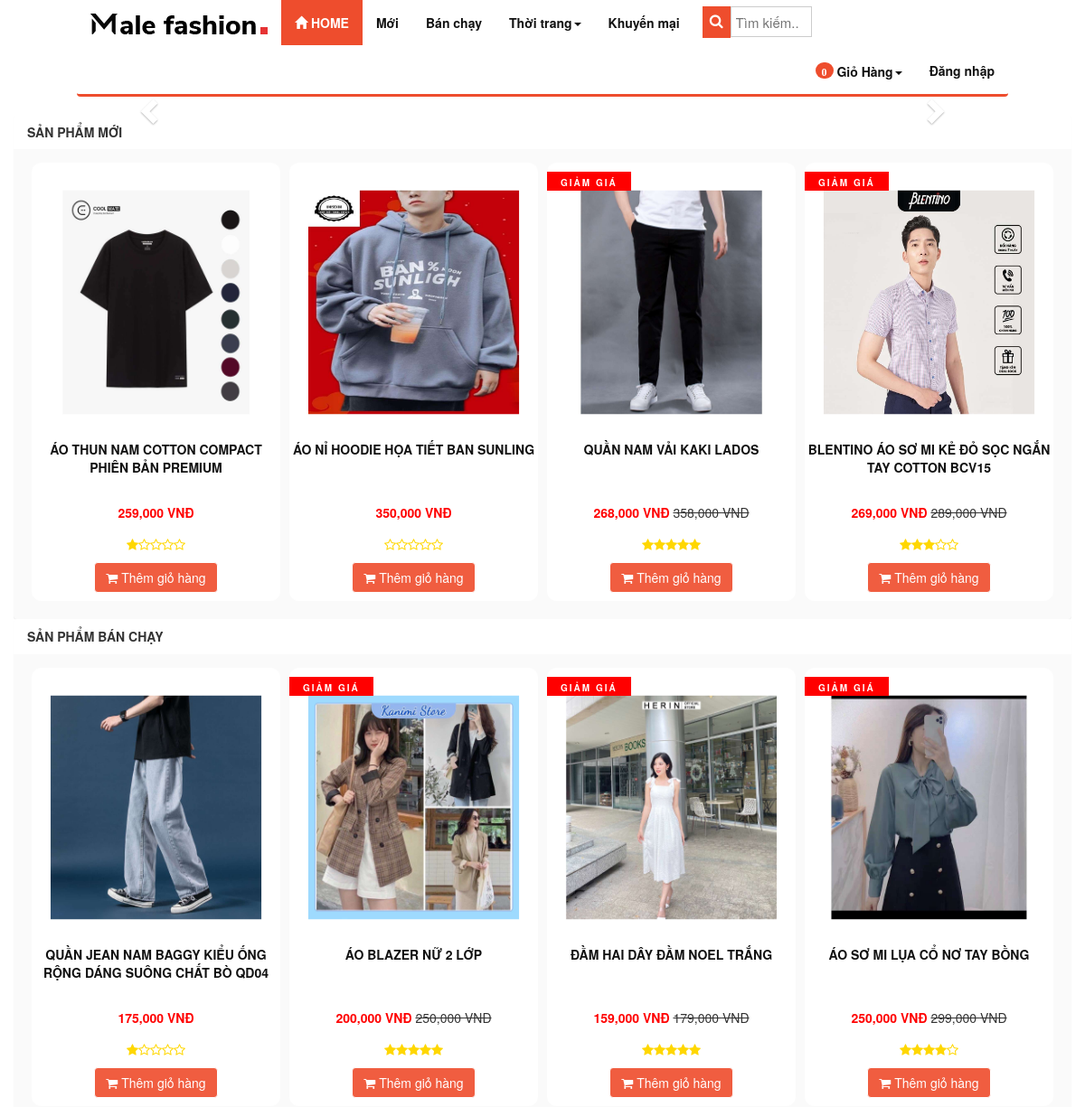
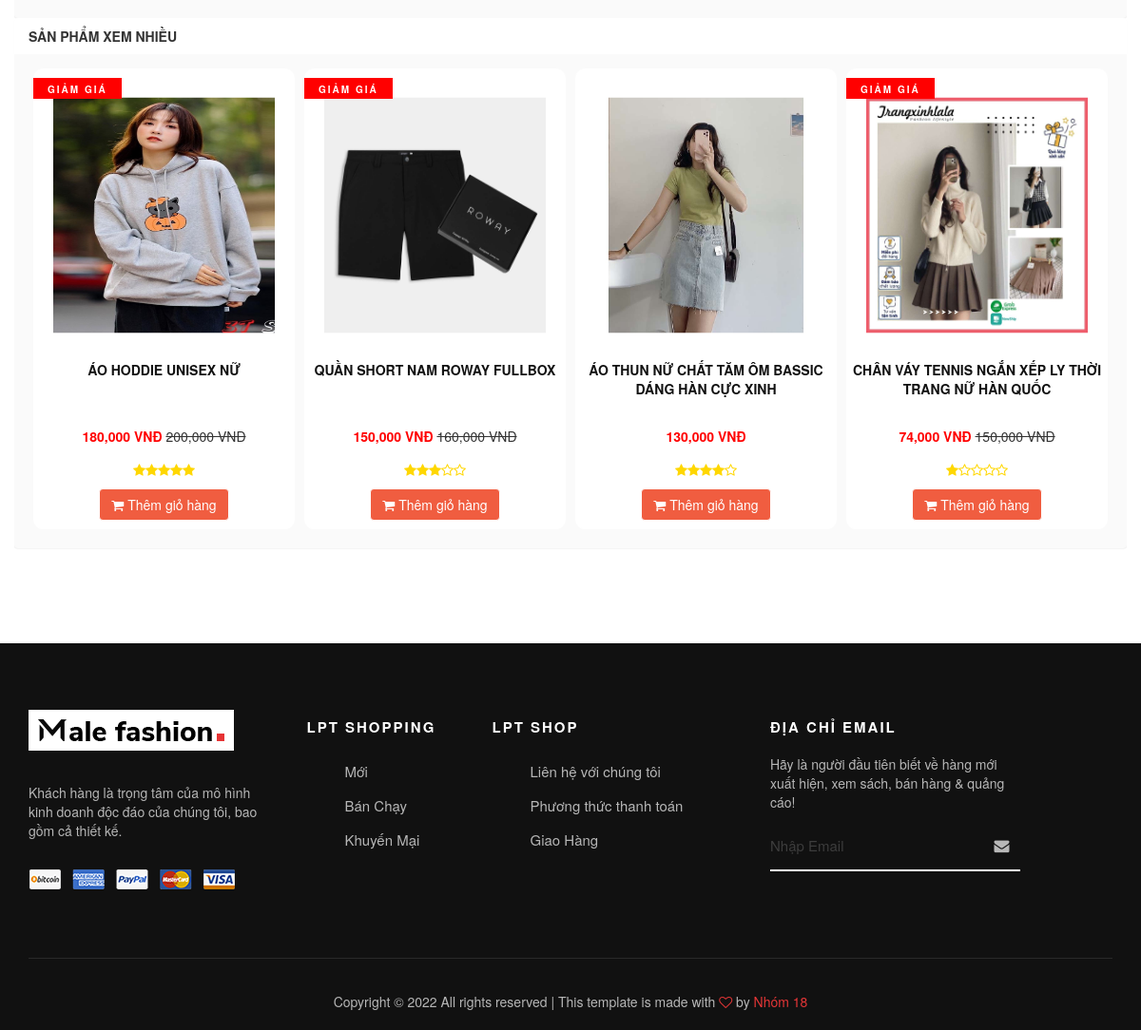
The page / on the database its author committed (2 pictures, top to bottom).
### tables this page shows
CREATE TABLE `product` (
  `id` int(255) NOT NULL,
  `catalog_id` int(11) NOT NULL,
  `name` varchar(255) NOT NULL,
  `content` text NOT NULL,
  `price` decimal(15,2) NOT NULL DEFAULT 0.00,
  `discount` int(11) DEFAULT 0,
  `image_link` varchar(100) NOT NULL,
  `image_list` text NOT NULL,
  `view` int(11) NOT NULL DEFAULT 0,
  `buyed` int(255) NOT NULL,
  `rate_total` int(255) NOT NULL DEFAULT 4,
  `rate_count` int(255) NOT NULL DEFAULT 1,
  `created` int(11) NOT NULL
);

### application/controllers/Home.php (called while the page is built, shortened)
<?php
class Home extends MY_Controller {
	public function index()
	{
                $this->load->model('size_model');
		$this->load->model('slider_model');
                $this->load->model('sizedetail_model');
		$input = array();
		$input['order'] = array('sort_order', 'DESC');
		$slider = $this->slider_model->get_list($input);
		$this->data['slider']=$slider;
		$this->load->model('product_model');
		$input = array();
		$input['order'] = array('id', 'DESC');
		$input['limit'] = array('4','0');
		$new_product = $this->product_model->get_list($input);
		$this->data['new_product']=$new_product;
		$input['order'] = array('buyed', 'DESC');
		$input['limit'] = array('4','0');
		$hot_product = $this->product_model->get_list($input);
		$this->data['hot_product']=$hot_product;
		$input['order'] = array('view', 'DESC');
		$input['limit'] = array('4','0');
		$view_product = $this->product_model->get_list($input);
		$this->data['view_product']=$view_product;
		$this->data['temp']='site/home/index.php';
		$this->load->view('site/layout',$this->data);
	}
}

### index.php (called while the page is built, shortened)
<?php
require_once BASEPATH.'core/CodeIgniter.php';

### application/core/MY_Model.php (called while the page is built, shortened)
<?php if ( ! defined('BASEPATH')) exit('No direct script access allowed');
class MY_Model extends CI_Model {
    var $table = '';
    var $key = 'id';
    var $order = '';
    function query2($sql){
        $rows = $this->db->query($sql);
        return $rows->row();
    }
    function get_list($input = array())
    {
        $query = $this->db->get($this->table);
        return $query->result();
    }
    protected function get_list_set_input($input = array())
    {
        if ((isset($input['where'])) && $input['where'])
        {
            $this->db->where($input['where']);
        }
        if (isset($input['order'][0]) && isset($input['order'][1]))
        {
            $this->db->order_by($input['order'][0], $input['order'][1]);
        }
        else
        {
            $order = ($this->order == '') ? array($this->table.'.'.$this->key, 'desc') : $this->order;
            $this->db->order_by($order[0], $order[1]);
        }
        if (isset($input['limit'][0]) && isset($input['limit'][1]))
        {
            $this->db->limit($input['limit'][0], $input['limit'][1]);
        }
    }
}
?>

### application/helpers/common_helper.php (called while the page is built, shortened)
<?php
	function covert_vi_to_en($str)
	{
	    $unicode = array(
			'a'=>'á|à|ả|ã|ạ|ă|ắ|ặ|ằ|ẳ|ẵ|â|ấ|ầ|ẩ|ẫ|ậ',
			'd'=>'đ',
			'e'=>'é|è|ẻ|ẽ|ẹ|ê|ế|ề|ể|ễ|ệ',
			'i'=>'í|ì|ỉ|ĩ|ị',
			'o'=>'ó|ò|ỏ|õ|ọ|ô|ố|ồ|ổ|ỗ|ộ|ơ|ớ|ờ|ở|ỡ|ợ',
			'u'=>'ú|ù|ủ|ũ|ụ|ư|ứ|ừ|ử|ữ|ự',
			'y'=>'ý|ỳ|ỷ|ỹ|ỵ',
			'A'=>'Á|À|Ả|Ã|Ạ|Ă|Ắ|Ặ|Ằ|Ẳ|Ẵ|Â|Ấ|Ầ|Ẩ|Ẫ|Ậ',
			'D'=>'Đ',
			'E'=>'É|È|Ẻ|Ẽ|Ẹ|Ê|Ế|Ề|Ể|Ễ|Ệ',
			'I'=>'Í|Ì|Ỉ|Ĩ|Ị',
			'O'=>'Ó|Ò|Ỏ|Õ|Ọ|Ô|Ố|Ồ|Ổ|Ỗ|Ộ|Ơ|Ớ|Ờ|Ở|Ỡ|Ợ',
			'U'=>'Ú|Ù|Ủ|Ũ|Ụ|Ư|Ứ|Ừ|Ử|Ữ|Ự',
			'Y'=>'Ý|Ỳ|Ỷ|Ỹ|Ỵ',
			);
		foreach($unicode as $nonUnicode=>$uni) $str = preg_replace("/($uni)/i",$nonUnicode,$str);
		$str = trim($str);
		$str = str_replace(' ', '-', $str);
		$str = str_replace(',', '', $str);
		return $str;
	}
?>

### application/views/site/home/index.php (the view, shortened to what this page needs)
<div class="row" style="margin-top: 10px">
    <div class="panel panel-info">
        <div class="panel-heading">
            <h3 class="panel-title text-left"><a href="<?php echo base_url('product/news'); ?>" class='product_title'>Sản phẩm mới </a></h3>
        </div>
        <div class="panel-body">
            <div class="col-xs-12 col-sm-12 col-md-12 col-lg-12 clearpadding">
                    <?php
                    foreach ($new_product as $value) {
                        $name = covert_vi_to_en($value->name);
                        $name = strtolower($name);
                        ?>
                        <div class="col-xs-12 col-sm-6 col-md-3 col-lg-3 re-padding">
                            <div class="product_item">
                                <div class="product-image">
                                    <a href="<?php echo base_url($name . '-p' . $value->id); ?>"><img src="<?php echo base_url(); ?>upload/product/<?php echo $value->image_link; ?>" alt="" class=""></a>
                                </div>
                                <p class="product_name" ><a href="<?php echo base_url($name . '-p' . $value->id); ?>" ><?php echo $value->name; ?></a></p>
                                <?php
                                if ($value->discount > 0) {
                                    $new_price = $value->price - $value->discount;
                                    ?>
                                    <p><span class='price text-right'><?php echo number_format($new_price); ?> VNĐ</span> <del class="product-discount"><?php echo number_format($value->price); ?> VNĐ</del></p>
                                <?php } else { ?>
                                    <p><span class='price text-right'><?php echo number_format($value->price); ?> VNĐ</span></p>
                                <?php } ?>
                                <?php
                                if ($value->discount != 0)
                                    echo '<span class="label_pro">Giảm giá</span>';
                                ?>
                                <p>
                                    <?php $raty_tb = round($value->rate_total / $value->rate_count); ?>
                                    <?php
                                    $i2 = 1;
                                    for ($i2; $i2 <= $raty_tb; $i2++) {
                                        echo '<i class="fa fa-star" style="color:gold"></i>';
                                    }
                                    $i3 = 1;
                                    for ($i3; $i3 <= (5 - $raty_tb); $i3++) {
                                        echo '<i class="fa fa-star-o" style="color: gold"></i>';
                                    }
                                    ?>
                                </p>
                                <?php
                                $query_count = 'SELECT SUM(quantity) As totalproduct FROM sizedetail WHERE product_id = ' . $value->id;
                                $result = $this->sizedetail_model->query2($query_count);
                                $sl = $result->totalproduct;
                                if ($sl > 0) {
                                    ?>
                                    <a href="<?php echo base_url('cart/add/' . $value->id); ?>"><button class='btn btn-info'><span class="fa fa-shopping-cart" aria-hidden="true"></span> Thêm giỏ hàng</button></a>
                                <?php } else { ?>
                                    <a style="pointer-events: none;"><button style="pointer-events: none;background-color: #333;border: none " class='btn btn-info'>Hết hàng</button></a>
                                <?php } ?>
                            </div>
                        </div>
                    <?php } ?>
                </div>
        </div>
    </div>
</div>
<div class="row">
    <div class="panel panel-info">
        <div class="panel-heading">
            <h3 class="panel-title text-left"><a href="<?php echo base_url('ban-chay'); ?>" class='product_title'>Sản phẩm bán chạy</a></h3>
        </div>
        <div class="panel-body">
            <div class="col-xs-12 col-sm-12 col-md-12 col-lg-12 clearpadding">
                    <?php
                    foreach ($hot_product as $value) {
                        $name = covert_vi_to_en($value->name);
                        $name = strtolower($name);
                        ?>
                        <div class="col-xs-12 col-sm-6 col-md-3 col-lg-3 re-padding">
                            <div class="product_item">
                                <div class="product-image">
                                    <a href="<?php echo base_url($name . '-p' . $value->id); ?>"><img src="<?php echo base_url(); ?>upload/product/<?php echo $value->image_link; ?>" alt="" class=""></a>
                                </div>
                                <p class="product_name" ><a href="<?php echo base_url($name . '-p' . $value->id); ?>" ><?php echo $value->name; ?></a></p>
                                <?php
                                if ($value->discount > 0) {
                                    $new_price = $value->price - $value->discount;
                                    ?>
                                    <p><span class='price text-right'><?php echo number_format($new_price); ?> VNĐ</span> <del class="product-discount"><?php echo number_format($value->price); ?> VNĐ</del></p>
                                <?php } else { ?>
                                    <p><span class='price text-right'><?php echo number_format($value->price); ?> VNĐ</span></p>
                                <?php } ?>
                                <?php
                                if ($value->discount != 0)
                                    echo '<span class="label_pro">Giảm giá</span>';
                                ?>
                                <p>
                                    <?php $raty_tb = round($value->rate_total / $value->rate_count); ?>
                                    <?php
                                    $i2 = 1;
                                    for ($i2; $i2 <= $raty_tb; $i2++) {
                                        echo '<i class="fa fa-star" style="color:gold"></i>';
                                    }
                                    $i3 = 1;
                                    for ($i3; $i3 <= (5 - $raty_tb); $i3++) {
                                        echo '<i class="fa fa-star-o" style="color: gold"></i>';
                                    }
                                    ?>
                                </p>
                                <?php
                                $query_count = 'SELECT SUM(quantity) As totalproduct FROM sizedetail WHERE product_id = ' . $value->id;
                                $result = $this->sizedetail_model->query2($query_count);
                                $sl = $result->totalproduct;
                                if ($sl > 0) {
                                    ?>
                                    <a href="<?php echo base_url('cart/add/' . $value->id); ?>"><button class='btn btn-info'><span class="fa fa-shopping-cart" aria-hidden="true"></span> Thêm giỏ hàng</button></a>
                                <?php } else { ?>
                                    <a style="pointer-events: none;"><button style="pointer-events: none;background-color: #333;border: none " class='btn btn-info'>Hết hàng</button></a>
                                <?php } ?>
                            </div>
                        </div>
                    <?php } ?>
                </div>
        </div>
    </div>
</div>
<div class="row">
    <div class="panel panel-info">
        <div class="panel-heading">
            <h3 class="panel-title text-left"><a href="<?php echo base_url('product/views'); ?>" class='product_title'>Sản phẩm xem nhiều</a></h3>
        </div>
        <div class="panel-body">
            <div class="col-xs-12 col-sm-12 col-md-12 col-lg-12 clearpadding">
                    <?php
                    foreach ($view_product as $value) {
                        $name = covert_vi_to_en($value->name);
                        $name = strtolower($name);
                        ?>
                        <div class="col-xs-12 col-sm-6 col-md-3 col-lg-3 re-padding">
                            <div class="product_item">
                                <div class="product-image">
                                    <a href="<?php echo base_url($name . '-p' . $value->id); ?>"><img src="<?php echo base_url(); ?>upload/product/<?php echo $value->image_link; ?>" alt="" class=""></a>
                                </div>
                                <p class="product_name" ><a href="<?php echo base_url($name . '-p' . $value->id); ?>" ><?php echo $value->name; ?></a></p>
                                <?php
                                if ($value->discount > 0) {
                                    $new_price = $value->price - $value->discount;
                                    ?>
                                    <p><span class='price text-right'><?php echo number_format($new_price); ?> VNĐ</span> <del class="product-discount"><?php echo number_format($value->price); ?> VNĐ</del></p>
                                <?php } else { ?>
                                    <p><span class='price text-right'><?php echo number_format($value->price); ?> VNĐ</span></p>
                                <?php } ?>
                                <?php
                                if ($value->discount != 0)
                                    echo '<span class="label_pro">Giảm giá</span>';
                                ?>
                                <p>
                                    <?php $raty_tb = round($value->rate_total / $value->rate_count); ?>
                                    <?php
                                    $i2 = 1;
                                    for ($i2; $i2 <= $raty_tb; $i2++) {
                                        echo '<i class="fa fa-star" style="color:gold"></i>';
                                    }
                                    $i3 = 1;
                                    for ($i3; $i3 <= (5 - $raty_tb); $i3++) {
                                        echo '<i class="fa fa-star-o" style="color: gold"></i>';
                                    }
                                    ?>
                                </p>
                                <?php
                                $query_count = 'SELECT SUM(quantity) As totalproduct FROM sizedetail WHERE product_id = ' . $value->id;
                                $result = $this->sizedetail_model->query2($query_count);
                                $sl = $result->totalproduct;
                                if ($sl > 0) {
                                    ?>
                                    <a href="<?php echo base_url('cart/add/' . $value->id); ?>"><button class='btn btn-info'><span class="fa fa-shopping-cart" aria-hidden="true"></span> Thêm giỏ hàng</button></a>
                                <?php } else { ?>
                                    <a style="pointer-events: none;"><button style="pointer-events: none;background-color: #333;border: none " class='btn btn-info'>Hết hàng</button></a>
                                <?php } ?>
                            </div>
                        </div>
                    <?php } ?>
                </div>
        </div>
    </div>
</div>

### rows shown on the page
product: image_link (picture), name "ÁO THUN NAM COTTON COMPACT PHIÊN BẢN PREMIUM", price "259,000"
product: image_link (picture), name "ÁO NỈ HOODIE HỌA TIẾT BAN SUNLING", price "350,000", rate_total 5 (drawn)
product: image_link (picture), name "QUẦN NAM VẢI KAKI LADOS", new_price "268,000", price "358,000", shows "GIẢM GIÁ"
product: image_link (picture), name "BLENTINO ÁO SƠ MI KẺ ĐỎ SỌC NGẮN TAY COTTON BCV15", new_price "269,000", price "289,000", shows "GIẢM GIÁ", rate_count 2 (drawn)
product: image_link (picture), name "QUẦN JEAN NAM BAGGY KIỂU ỐNG RỘNG DÁNG SUÔNG CHẤT BÒ QD04", price "175,000"
product: image_link (picture), name "ÁO BLAZER NỮ 2 LỚP", new_price "200,000", price "250,000", shows "GIẢM GIÁ"
product: image_link (picture), name "ĐẦM HAI DÂY ĐẦM NOEL TRẮNG", new_price "159,000", price "179,000", shows "GIẢM GIÁ"
product: image_link (picture), name "ÁO SƠ MI LỤA CỔ NƠ TAY BỒNG", new_price "250,000", price "299,000", shows "GIẢM GIÁ", rate_total 4 (drawn)
product: image_link (picture), name "ÁO HODDIE UNISEX NỮ", new_price "180,000", price "200,000", shows "GIẢM GIÁ"
product: image_link (picture), name "QUẦN SHORT NAM ROWAY FULLBOX", new_price "150,000", price "160,000", shows "GIẢM GIÁ", rate_count 2 (drawn)
product: image_link (picture), name "ÁO THUN NỮ CHẤT TĂM ÔM BASSIC DÁNG HÀN CỰC XINH", price "130,000", rate_total 4 (drawn)
product: image_link (picture), name "CHÂN VÁY TENNIS NGẮN XẾP LY THỜI TRANG NỮ HÀN QUỐC", new_price "74,000", price "150,000", shows "GIẢM GIÁ"

### other values the page prints
$total_items "0"
